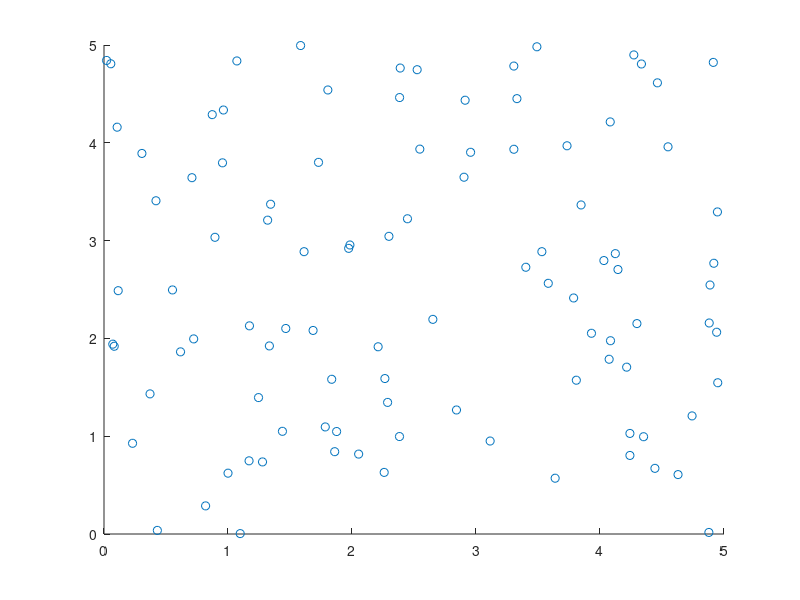

This chart was generated by the following MATLAB code: (Note: this script raises an error after producing the figure.)
% for the same set of simulated uniformly data, test the objective value
% for different k.    (k = 2,3,4,5)
x=rand(1,100)*5;
y=rand(1,100)*5;
X = [x;y];
zoj = [];
scatter(x,y)
for k = 2:10
[A,b,c,Aeq,beq]= lin(X,k);
lb = zeros(1,10100);
ub = ones(1,10100);
[rtn,zval] = linprog(c,A,b,Aeq,beq,lb,ub);
zoj =[zoj zval];
end
zoj
% difference vector
zd = [];
n = length(zoj);
for i = 1:n-1
    diff = zoj(:,i) - zoj(:,i+1);
    zd = [zd diff];
end
zd
kv= [2 3 4 5 6 7 8 9 10];
plot(kv,zoj,'o');
hold on
dv = [2.5 3.5 4.5 5.5 6.5 7.5 8.5 9.5];
plot(dv,zd,'o');